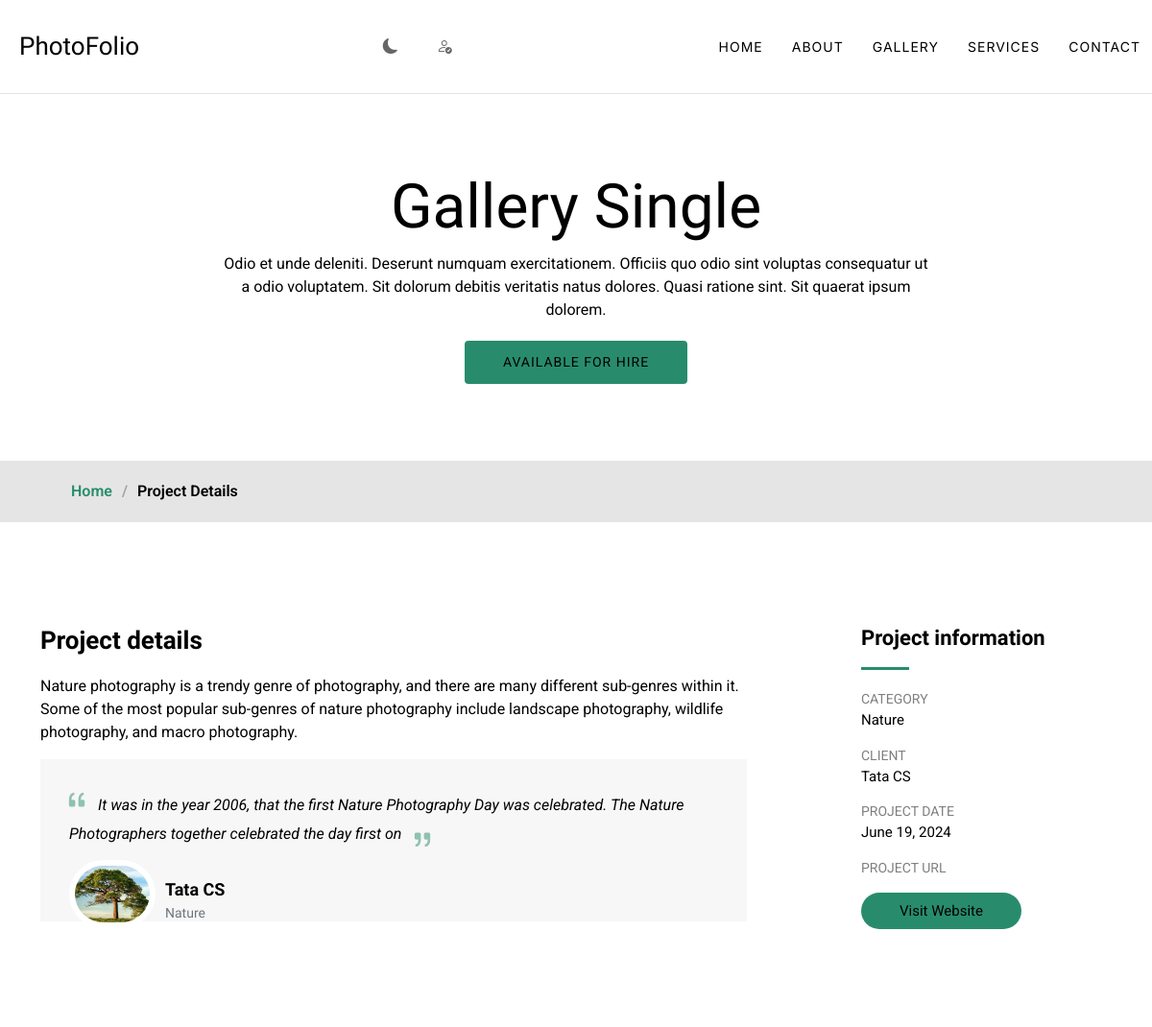
The page /gallery-single/1/ on the database its author committed.
### adminapp/models.py (models this page shows, shortened)
class Projects(models.Model):
    id = models.AutoField(primary_key=True)
    project_picture = models.ImageField(upload_to='project_pictures')
    project_category = models.CharField(max_length=200)
    project_description = models.TextField()
    client_name = models.CharField(max_length=200)
    client_note = models.CharField(max_length=200)
    project_date = models.DateField()

### viewerapp/views.py (the view)
# urls.py: path('gallery-single/<int:id>/', views.gallery_single, name='gallery-single'),
def gallery_single(request, id):
    project = get_object_or_404(Projects, id=id)
    return render(request, 'viewerapp/gallery-single.html',{'project': project})

### templates/viewerapp/gallery-single.html (shortened to what this page needs)
{% extends 'viewerapp/index.html' %}
{% load static %}
{% block content %}
  <main class="main">
    <div class="page-title" data-aos="fade">
      <div class="heading">
        <div class="container">
          <div class="row d-flex justify-content-center text-center">
            <div class="col-lg-8">
              <h1>Gallery Single</h1>
              <p class="mb-0">Odio et unde deleniti. Deserunt numquam exercitationem. Officiis quo odio sint voluptas consequatur ut a odio voluptatem. Sit dolorum debitis veritatis natus dolores. Quasi ratione sint. Sit quaerat ipsum dolorem.</p>
              <a href="{% url 'contact' %}" class="cta-btn">Available for Hire<br></a>
            </div>
          </div>
        </div>
      </div>
      <nav class="breadcrumbs">
        <div class="container">
          <ol>
            <li><a href="{% url 'gallery' %}">Home</a></li>
            <li class="current">Project Details</li>
          </ol>
        </div>
      </nav>
    </div>
    <section id="gallery-details" class="gallery-details section">
      <div class="container" data-aos="fade-up">
        <div class="row justify-content-between gy-4 mt-4">
          <div class="col-lg-8" data-aos="fade-up">
              <div class="portfolio-description">
                  <h2>Project details</h2>
                  <p>{{ project.project_description }}</p>
                  <div class="testimonial-item">
                      <p>
                          <i class="bi bi-quote quote-icon-left"></i>
                          <span>{{ project.client_note }}</span>
                          <i class="bi bi-quote quote-icon-right"></i>
                      </p>
                      <div>
                          <img src="{{ project.project_picture.url }}" class="testimonial-img" alt="">
                          <h3>{{ project.client_name }}</h3>
                          <h4>{{ project.project_category }}</h4>
                      </div>
                  </div>
              </div>
          </div>
          <div class="col-lg-3" data-aos="fade-up" data-aos-delay="100">
              <div class="portfolio-info">
                  <h3>Project information</h3>
                  <ul>
                      <li><strong>Category</strong> {{ project.project_category }}</li>
                      <li><strong>Client</strong> {{ project.client_name }}</li>
                      <li><strong>Project date</strong> {{ project.project_date }}</li>
                      <li><strong>Project URL</strong> <a href="{{ project.project_url }}">{{ project.project_url }}</a></li>
                      <li><a href="{{ project.project_url }}" class="btn-visit align-self-start">Visit Website</a></li>
                  </ul>
              </div>
          </div>
      </div>
      </div>
    </section>
  </main>
  {% endblock %}

### static/assets/css/main.css (style rules this page uses)
:root { --default-font: "Roboto", system-ui, -apple-system, "Segoe UI", Roboto, "Helvetica Neue", Arial, "Noto Sans", "Liberation Sans", sans-serif, "Apple Color Emoji", "Segoe UI Emoji", "Segoe UI Symbol", "Noto Color Emoji"; --heading-font: "Cardo", sans-serif; --nav-font: "Inter", sans-serif; }
:root { --nav-color: rgba(255, 255, 255, 0.5); --nav-hover-color: var(--accent-color); --nav-dropdown-background-color: #161718; --nav-dropdown-color: rgba(255, 255, 255, 0.5); --nav-dropdown-hover-color: #ffffff; }
:root { scroll-behavior: smooth; }
body { color: var(--default-color); background-color: var(--background-color); font-family: var(--default-font); }
a { color: var(--accent-color); text-decoration: none; transition: 0.3s; }
h1, h2, h3, h4, h5, h6 { color: var(--heading-color); font-family: var(--heading-font); }
.page-title { color: var(--default-color); background-color: var(--background-color); position: relative; }
.page-title .heading { padding: 80px 0; border-top: 1px solid color-mix(in srgb, var(--default-color), transparent 90%); }
.page-title .heading h1 { font-size: 64px; font-weight: 400; }
.page-title .heading .cta-btn { color: var(--default-color); background: var(--accent-color); font-weight: 400; font-size: 14px; display: inline-block; margin-top: 20px; padding: 12px 40px; border-radius: 4px; transition: 0.5s; text-transform: uppercase; letter-spacing: 1px; }
.page-title nav { background-color: color-mix(in srgb, var(--default-color), transparent 90%); padding: 20px 0; }
.page-title nav ol { display: flex; flex-wrap: wrap; list-style: none; margin: 0; font-size: 16px; font-weight: 600; }
.page-title nav ol li+li { padding-left: 10px; }
.page-title nav ol li+li::before { content: "/"; display: inline-block; padding-right: 10px; color: color-mix(in srgb, var(--default-color), transparent 70%); }
section, .section { color: var(--default-color); background-color: var(--background-color); padding: 60px 0; scroll-margin-top: 100px; overflow: clip; }
.gallery-details .portfolio-info h3 { font-size: 22px; font-weight: 700; margin-bottom: 20px; padding-bottom: 20px; position: relative; }
.gallery-details .portfolio-info h3:after { content: ""; position: absolute; display: block; width: 50px; height: 3px; background: var(--accent-color); left: 0; bottom: 0; }
.gallery-details .portfolio-info ul { list-style: none; padding: 0; font-size: 15px; }
.gallery-details .portfolio-info ul li { display: flex; flex-direction: column; padding-bottom: 15px; }
.gallery-details .portfolio-info ul strong { text-transform: uppercase; font-weight: 400; color: color-mix(in srgb, var(--default-color), transparent 50%); font-size: 14px; }
.gallery-details .portfolio-info .btn-visit { padding: 8px 40px; background: var(--accent-color); color: var(--contrast-color); border-radius: 50px; transition: 0.3s; }
.gallery-details .portfolio-description h2 { font-size: 26px; font-weight: 700; margin-bottom: 20px; }
.gallery-details .portfolio-description p { padding: 0; }
.gallery-details .portfolio-description .testimonial-item { padding: 30px 30px 0 30px; position: relative; background: color-mix(in srgb, var(--default-color), transparent 97%); margin-bottom: 50px; }
.gallery-details .portfolio-description .testimonial-item .testimonial-img { width: 90px; border-radius: 50px; border: 6px solid var(--background-color); float: left; margin: 0 10px 0 0; }
.gallery-details .portfolio-description .testimonial-item h3 { font-size: 18px; font-weight: bold; margin: 15px 0 5px 0; padding-top: 20px; }
.gallery-details .portfolio-description .testimonial-item h4 { font-size: 14px; color: #6c757d; margin: 0; }
.gallery-details .portfolio-description .testimonial-item .quote-icon-left, .gallery-details .portfolio-description .testimonial-item .quote-icon-right { color: color-mix(in srgb, var(--accent-color), transparent 50%); font-size: 26px; line-height: 0; }
.gallery-details .portfolio-description .testimonial-item .quote-icon-left { display: inline-block; left: -5px; position: relative; }
.gallery-details .portfolio-description .testimonial-item .quote-icon-right { display: inline-block; right: -5px; position: relative; top: 10px; transform: scale(-1, -1); }
.gallery-details .portfolio-description .testimonial-item p { font-style: italic; margin: 0 0 15px 0 0 0; padding: 0; }

### rows shown on the page
Projects: project_description "Nature photography is a trendy genre of photography, and there are many different sub-genres within it. Some of the most popular sub-genres of nature photography include landscape photography, wildlife photography, and macro photography.", client_note "It was in the year 2006, that the first Nature Photography Day was celebrated. The Nature Photographers together celebrated the day first on", project_picture (picture), client_name "Tata CS", project_category "Nature", project_date "June 19, 2024"
